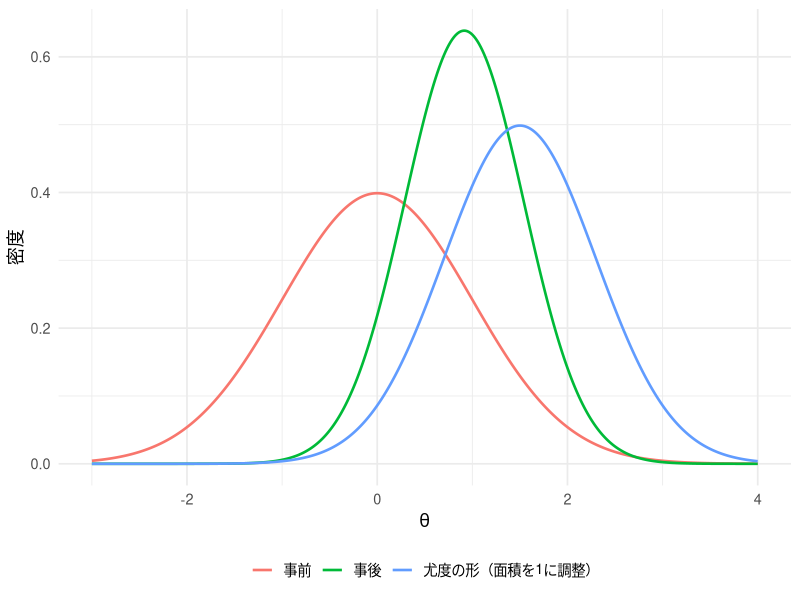
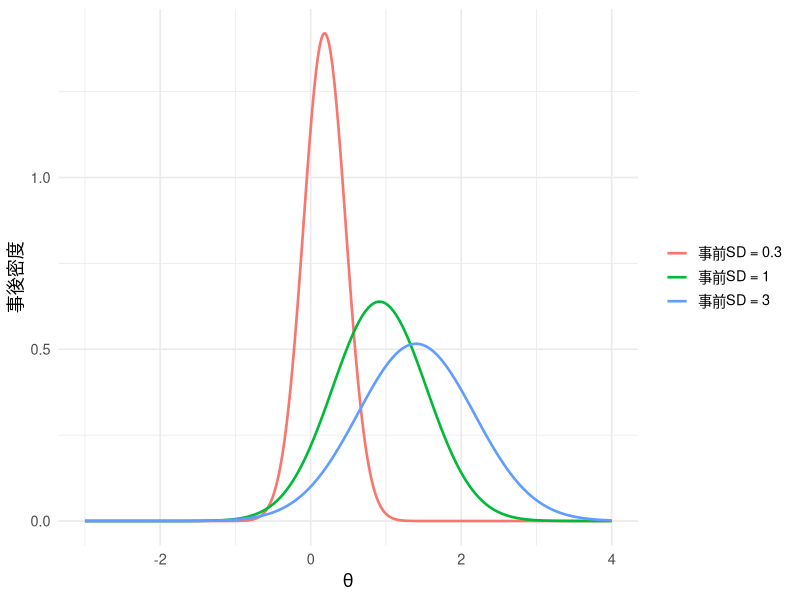
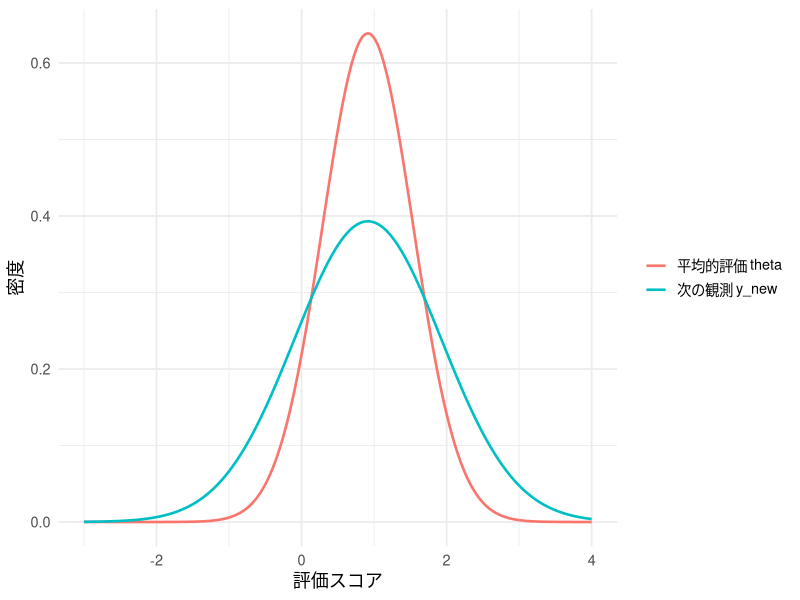
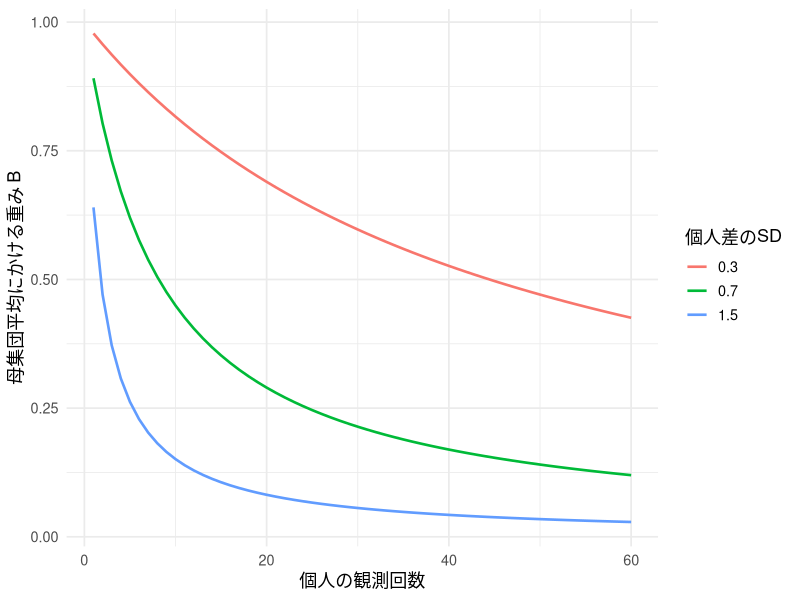
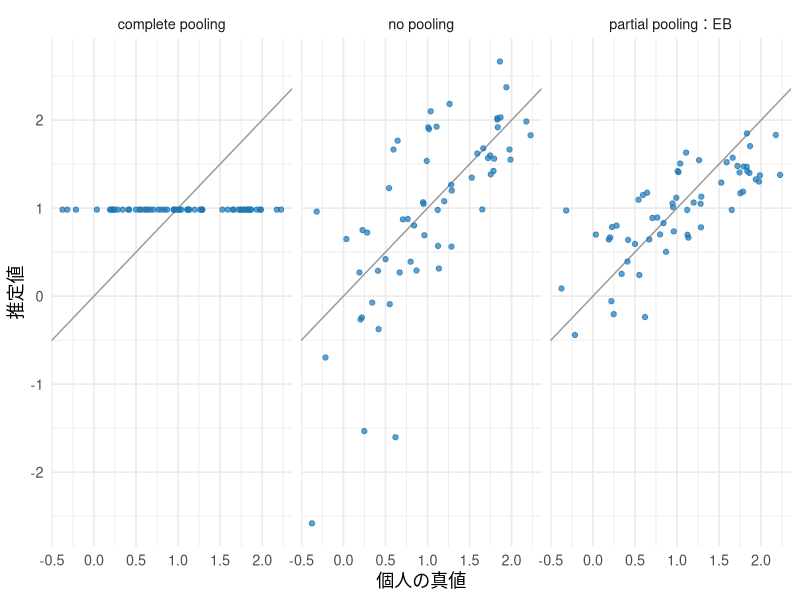
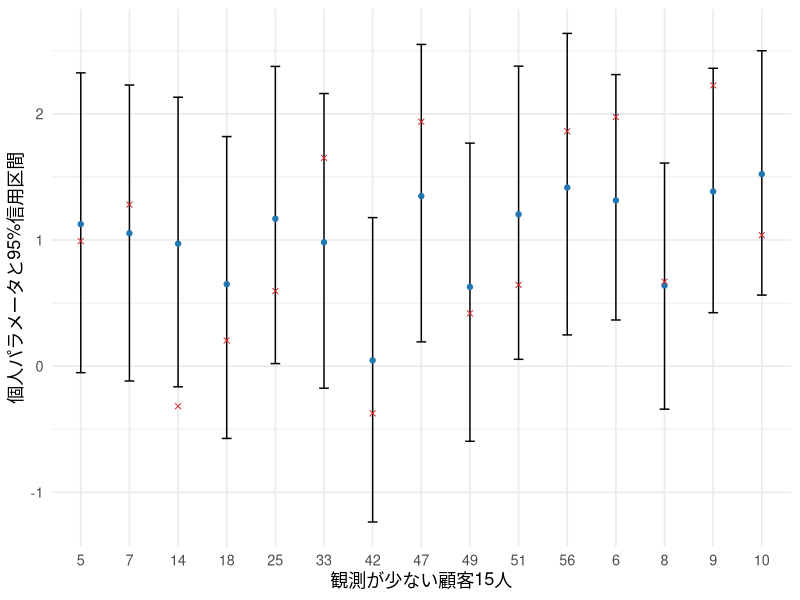
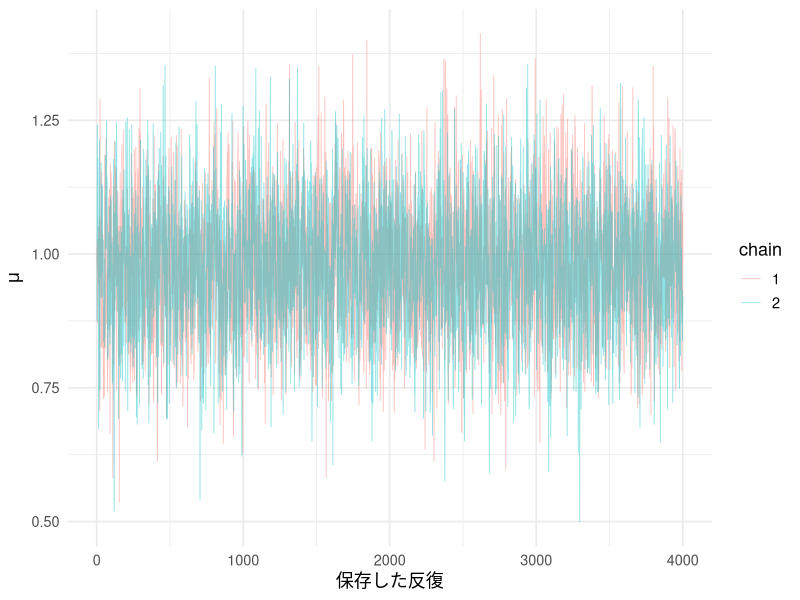
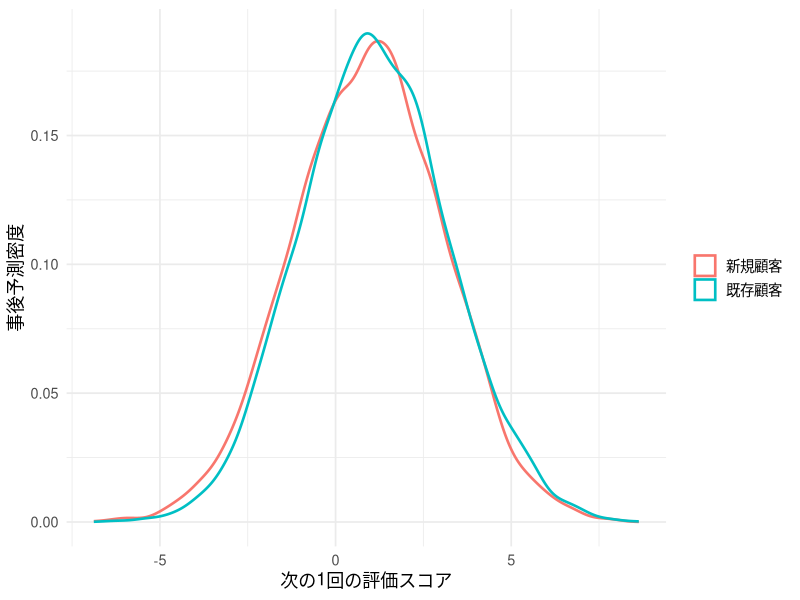

Recreate these plots in R, in order.
## ---- chunk 1
#| include: false
library(ggplot2)
library(dplyr)
library(tidyr)
set.seed(202608)
font_family <- if (Sys.info()[["sysname"]] == "Darwin") "Hiragino Sans" else ""
theme_set(theme_minimal(base_size = 13, base_family = font_family))
knitr::opts_chunk$set(fig.align = "center", dpi = 144)
options(scipen = 8)
## ---- chunk 2
#| fig-cap: "事前分布と、観測によって更新した事後分布。尤度は形を比較するため面積を1に調整している。"
y_one <- 1.5; s_one <- 0.8
m0 <- 0; v0 <- 1
v1 <- 1 / (1 / s_one^2 + 1 / v0)
m1 <- v1 * (y_one / s_one^2 + m0 / v0)
grid <- seq(-3, 4, length.out = 400)
update_plot <- data.frame(theta = rep(grid, 3),
  density = c(dnorm(grid, m0, sqrt(v0)), dnorm(grid, y_one, s_one),
              dnorm(grid, m1, sqrt(v1))),
  distribution = rep(c("事前", "尤度の形（面積を1に調整）", "事後"), each = length(grid)))
ggplot(update_plot, aes(theta, density, color = distribution)) +
  geom_line(linewidth = 0.9) + labs(x = expression(theta), y = "密度", color = NULL) +
  theme(legend.position = "bottom")
knitr::kable(data.frame(posterior_mean = m1, posterior_sd = sqrt(v1)), digits = 3,
  col.names = c("事後平均", "事後標準偏差"))
## ---- chunk 3
#| fig-cap: "事前の中心を固定し、その幅を変えたときの事後分布。"
prior_sd <- c(0.3, 1, 3)
sensitivity <- do.call(rbind, lapply(prior_sd, function(sd0) {
  vv <- 1 / (1 / s_one^2 + 1 / sd0^2)
  mm <- vv * y_one / s_one^2
  data.frame(theta = grid, density = dnorm(grid, mm, sqrt(vv)),
             prior = paste0("事前SD = ", sd0))
}))
ggplot(sensitivity, aes(theta, density, color = prior)) +
  geom_line(linewidth = 0.9) + labs(x = expression(theta), y = "事後密度", color = NULL)
## ---- chunk 4
#| fig-cap: "次の観測には新しいノイズが加わるため、パラメータの事後分布より広くなる。"
prediction_plot <- data.frame(value = rep(grid, 2),
  density = c(dnorm(grid, m1, sqrt(v1)), dnorm(grid, m1, sqrt(v1 + s_one^2))),
  target = rep(c("平均的評価 theta", "次の観測 y_new"), each = length(grid)))
ggplot(prediction_plot, aes(value, density, color = target)) + geom_line(linewidth = 0.9) +
  labs(x = "評価スコア", y = "密度", color = NULL)
## ---- chunk 5
#| fig-cap: "本人の観測が多いほど母集団平均への縮小は弱くなる。"
weights <- expand.grid(n = 1:60, tau = c(0.3, 0.7, 1.5))
weights$B <- (4 / weights$n) / (4 / weights$n + weights$tau^2)
ggplot(weights, aes(n, B, color = factor(tau))) + geom_line(linewidth = 0.9) +
  labs(x = "個人の観測回数", y = "母集団平均にかける重み B", color = "個人差のSD")
## ---- chunk 6
set.seed(202608)
N <- 60
n_i <- sample(c(3, 8, 20, 50), N, replace = TRUE)
mu_true <- 1; tau_true <- 0.7; sigma <- 2
s2 <- sigma^2 / n_i
truth <- rnorm(N, mu_true, tau_true)
y <- rnorm(N, truth, sqrt(s2))
y_test <- rnorm(N, truth, sqrt(s2))
# 経験ベイズでは、周辺尤度で母集団パラメータを推定する。
neg_marginal <- function(par) {
  -sum(dnorm(y, par[1], sqrt(exp(2 * par[2]) + s2), log = TRUE))
}
eb_fit <- optim(c(mean(y), log(0.5)), neg_marginal, method = "L-BFGS-B",
  lower = c(-5, -5), upper = c(5, 2))
mu_eb <- eb_fit$par[1]; tau_eb <- exp(eb_fit$par[2])
B <- s2 / (s2 + tau_eb^2)
eb_mean <- B * mu_eb + (1 - B) * y
complete <- rep(weighted.mean(y, 1 / s2), N)
knitr::kable(data.frame(parameter = c("母集団平均", "個人差のSD"),
  truth = c(mu_true, tau_true), empirical_bayes = c(mu_eb, tau_eb)), digits = 3,
  col.names = c("パラメータ", "真値", "経験ベイズ"))
## ---- chunk 7
#| fig-cap: "真値との比較。partial poolingは個人差を残しながら、ノイズによる散らばりを抑える。"
pooling <- data.frame(truth = rep(truth, 3), estimate = c(complete, y, eb_mean),
  method = rep(c("complete pooling", "no pooling", "partial pooling：EB"), each = N))
ggplot(pooling, aes(truth, estimate)) + geom_abline(slope = 1, intercept = 0, color = "grey60") +
  geom_point(alpha = 0.7, color = "#1f77b4") + facet_wrap(~method) +
  labs(x = "個人の真値", y = "推定値")
comparison <- data.frame(method = c("complete", "no pooling", "EB partial"),
  parameter_mse = c(mean((complete - truth)^2), mean((y - truth)^2), mean((eb_mean - truth)^2)),
  future_mse = c(mean((complete - y_test)^2), mean((y - y_test)^2), mean((eb_mean - y_test)^2)))
knitr::kable(comparison, digits = 3,
  col.names = c("方法", "真の個人パラメータに対するMSE", "別の観測平均に対するMSE"))
## ---- chunk 8
normal_hb <- function(y, s2, seed = 202608, mu0 = 0, mu_sd = 2,
                      shape0 = 2, rate0 = 1, iterations = 5000, burn = 1000) {
  set.seed(seed)
  N <- length(y); theta <- y; mu <- mean(y); tau2 <- 1
  draws <- matrix(0, iterations - burn, N + 2)
  for (iteration in seq_len(iterations)) {
    variance <- 1 / (1 / s2 + 1 / tau2)
    mean_theta <- variance * (y / s2 + mu / tau2)
    theta <- rnorm(N, mean_theta, sqrt(variance))
    variance_mu <- 1 / (N / tau2 + 1 / mu_sd^2)
    mu <- rnorm(1, variance_mu * (sum(theta) / tau2 + mu0 / mu_sd^2),
                sqrt(variance_mu))
    tau2 <- 1 / rgamma(1, shape0 + N / 2, rate0 + sum((theta - mu)^2) / 2)
    if (iteration > burn) draws[iteration - burn, ] <- c(mu, sqrt(tau2), theta)
  }
  colnames(draws) <- c("mu", "tau", paste0("theta", seq_len(N)))
  draws
}
chain1 <- normal_hb(y, s2, seed = 202608)
chain2 <- normal_hb(y, s2, seed = 202609)
posterior <- rbind(chain1, chain2)
post_theta <- posterior[, -(1:2)]
full_mean <- colMeans(post_theta)
intervals <- t(apply(post_theta, 2, quantile, c(0.025, 0.975)))
## ---- chunk 9
#| fig-cap: "観測が少ない15人の事後平均と95%信用区間。赤い印はシミュレーションの真値。"
posterior_summary <- data.frame(parameter = c("mu", "tau"), truth = c(mu_true, tau_true),
  mean = colMeans(posterior[, 1:2]),
  lower = apply(posterior[, 1:2], 2, quantile, 0.025),
  upper = apply(posterior[, 1:2], 2, quantile, 0.975))
knitr::kable(posterior_summary, digits = 3,
  col.names = c("パラメータ", "真値", "事後平均", "2.5%点", "97.5%点"))
show_i <- order(n_i)[1:15]
interval_plot <- data.frame(id = factor(show_i, levels = show_i),
  mean = full_mean[show_i], lower = intervals[show_i, 1], upper = intervals[show_i, 2],
  truth = truth[show_i])
ggplot(interval_plot, aes(id, mean)) + geom_errorbar(aes(ymin = lower, ymax = upper), width = 0.2) +
  geom_point(color = "#1f77b4") + geom_point(aes(y = truth), shape = 4, color = "#d62728") +
  labs(x = "観測が少ない顧客15人", y = "個人パラメータと95%信用区間")
## ---- chunk 10
#| fig-cap: "異なる乱数seedから得た2列の母集団平均の抽出値。"
trace_plot <- data.frame(iteration = rep(seq_len(nrow(chain1)), 2),
  mu = c(chain1[, "mu"], chain2[, "mu"]), chain = rep(c("1", "2"), each = nrow(chain1)))
ggplot(trace_plot, aes(iteration, mu, color = chain)) + geom_line(alpha = 0.45, linewidth = 0.3) +
  labs(x = "保存した反復", y = expression(mu), color = "chain")
chain_comparison <- data.frame(chain = c("1", "2"),
  mu_mean = c(mean(chain1[, "mu"]), mean(chain2[, "mu"])),
  tau_mean = c(mean(chain1[, "tau"]), mean(chain2[, "tau"])))
knitr::kable(chain_comparison, digits = 3)
## ---- chunk 11
#| fig-cap: "既存顧客と新規顧客の、次の1回の評価の事後予測分布。"
set.seed(2026081)
i <- which.min(n_i)
future_existing <- rnorm(nrow(posterior), post_theta[, i], sigma)
theta_new <- rnorm(nrow(posterior), posterior[, "mu"], posterior[, "tau"])
future_new <- rnorm(nrow(posterior), theta_new, sigma)
predictive <- data.frame(value = c(future_existing, future_new),
  customer = rep(c("既存顧客", "新規顧客"), each = nrow(posterior)))
ggplot(predictive, aes(value, color = customer)) + geom_density(linewidth = 0.9) +
  labs(x = "次の1回の評価スコア", y = "事後予測密度", color = NULL)
